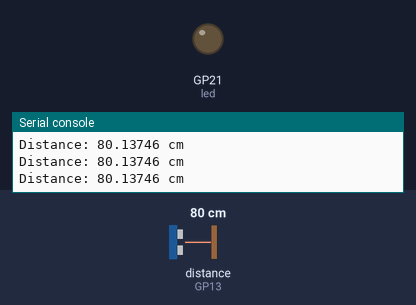
A program run on a simulated Raspberry Pi Pico running MicroPython. Parts: output pins drawn as LEDs (lit = HIGH), the last lines printed to the serial console. The test bench sets the inputs (shaded band); at power-on: distance to the obstacle (sensor on GP13) 80 cm. The echo pulse lasts 58.3 µs per cm; pins used as bus, display or sensor lines are not drawn.

Above: at 1.2 s.
1.3 s: distance to the obstacle (sensor on GP13) set to 11 cm
2.8 s: distance to the obstacle (sensor on GP13) set to 8 cm
At 4.0 s:
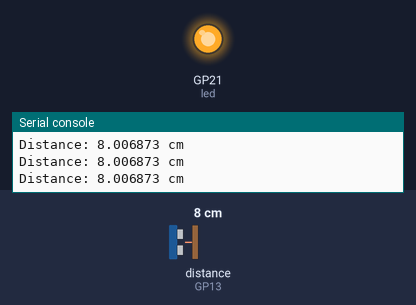
4.3 s: distance to the obstacle (sensor on GP13) set to 18 cm
At 5.6 s:
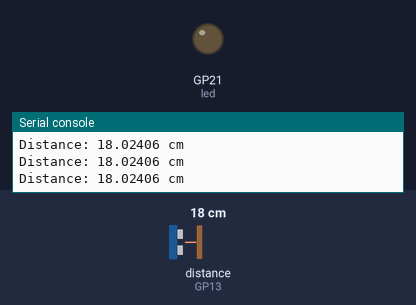
5.9 s: distance to the obstacle (sensor on GP13) set to 2 cm
At 7.4 s:
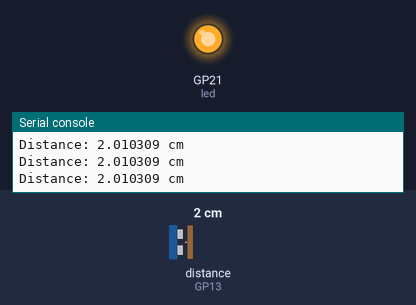
Timing chart, 0 to 8.5 s (numbered marks = the images above; inputs shaded):
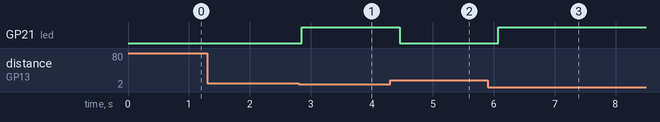

Measured:
- the behaviour switches between 10 and 9 cm on distance to the obstacle (sensor on GP13) (found by bisection; images 0 and 1)
- after the input at 2.8 s, GP21 (led): LOW → HIGH after 0.05 s
- after the input at 4.3 s, GP21 (led): HIGH → LOW after 0.16 s
- after the input at 5.9 s, GP21 (led): LOW → HIGH after 0.18 s

The program:

UltrasonicLed.py
```python
from machine import Pin, time_pulse_us
import time

# --- Pin setup ---
TRIG_PIN = 12      # GPIO12 for trigger
ECHO_PIN = 13      # GPIO13 for echo
LED_PIN = 21      # GPIO21 for LED

trig = Pin(TRIG_PIN, Pin.OUT)
echo = Pin(ECHO_PIN, Pin.IN)
led = Pin(LED_PIN, Pin.OUT)

# --- Function to measure distance ---
def get_distance_cm():
    # Send a 10µs pulse to trigger
    trig.value(0)
    time.sleep_us(2)
    trig.value(1)
    time.sleep_us(10)
    trig.value(0)

    # Measure echo pulse width
    pulse_time = time_pulse_us(echo, 1, 30000)  # timeout 30ms
    if pulse_time < 0:
        return None  # no echo detected

    # Distance in cm: speed of sound ~ 343m/s => 29.1 µs per cm (round trip)
    distance = (pulse_time / 2) / 29.1
    return distance

# --- Main loop ---
THRESHOLD_CM = 10  # Turn on LED if object closer than 10 cm

while True:
    dist = get_distance_cm()
    if dist is not None:
        print("Distance:", dist, "cm")
        if dist < THRESHOLD_CM:
            led.value(1)  # Turn LED ON
        else:
            led.value(0)  # Turn LED OFF
    else:
        print("No echo")
        led.value(0)

    time.sleep(0.2)
```
